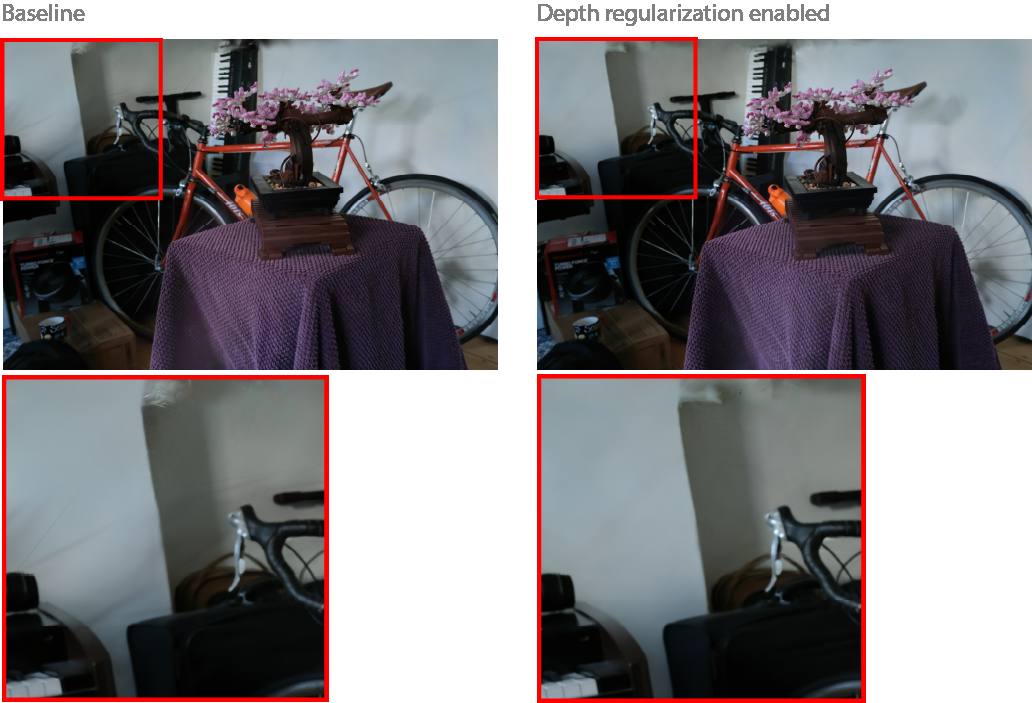
#> input picture assets/depth_comparison.png, 1032 x 703 px, given as the content of the folder assets/rgb_locate, which was not available
$ python merge_video.py --input_dir assets --scene_name assets/depth_comparison.png
#> lines starting #> are read from the running program, lines starting #| are printed output that depends on the picture; pictures that were not available may be replaced by others from this repository, and a replacement may not be noted
import os
import argparse
import cv2
import numpy as np
from tqdm import tqdm
import subprocess

def get_sorted_filenames(folder):
    files = [f for f in os.listdir(folder) if f.lower().endswith(('.png', '.jpg', '.jpeg'))]
    files.sort()
    return files

def resize_img(img, max_width=1280):
    h, w = img.shape[:2]
    if w > max_width:
        scale = max_width / w
        img = cv2.resize(img, (int(w * scale), int(h * scale)))
    return img

def main():
    parser = argparse.ArgumentParser()
    parser.add_argument('--input_dir', type=str, required=True, help='render_traj目录')
    parser.add_argument('--scene_name', type=str, required=True, help='场景名称')
    parser.add_argument('--fps', type=int, default=24, help='视频帧率')
    parser.add_argument('--max_width', type=int, default=1280, help='最大宽度，适配网页')
    args = parser.parse_args()

    subfolders = [
        "rgb_locate",
        'rgb',
        'depth',
        'normal',
        "semantic_locate",
        'instance_image_visualization',
        'semantic_image_visualization',
        'panoptic_image_visualization',
    ]
    subfolders = [os.path.join(args.input_dir, s) for s in subfolders]

    frame_names = get_sorted_filenames(subfolders[0])

    # 读取第一帧确定尺寸
    imgs = [cv2.imread(os.path.join(subfolders[i], frame_names[0])) for i in range(8)]
    h, w = imgs[0].shape[:2]
#> h = 703; w = 1032
    row1 = np.hstack([resize_img(img, args.max_width//2) for img in imgs[:4]])
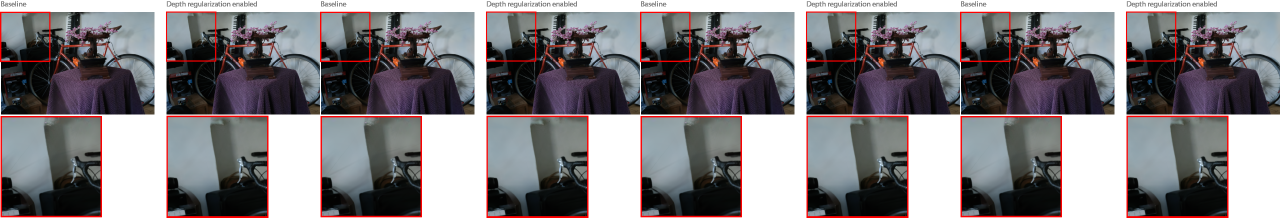
#> row1: shape (435, 2560, 3) (shown at 1/2 size); mean of channels 0, 1, 2 127.3, 124.1, 128; drawn as B, G, R
    row2 = np.hstack([resize_img(img, args.max_width//2) for img in imgs[4:8]])
    grid_img = np.vstack([row1, row2])
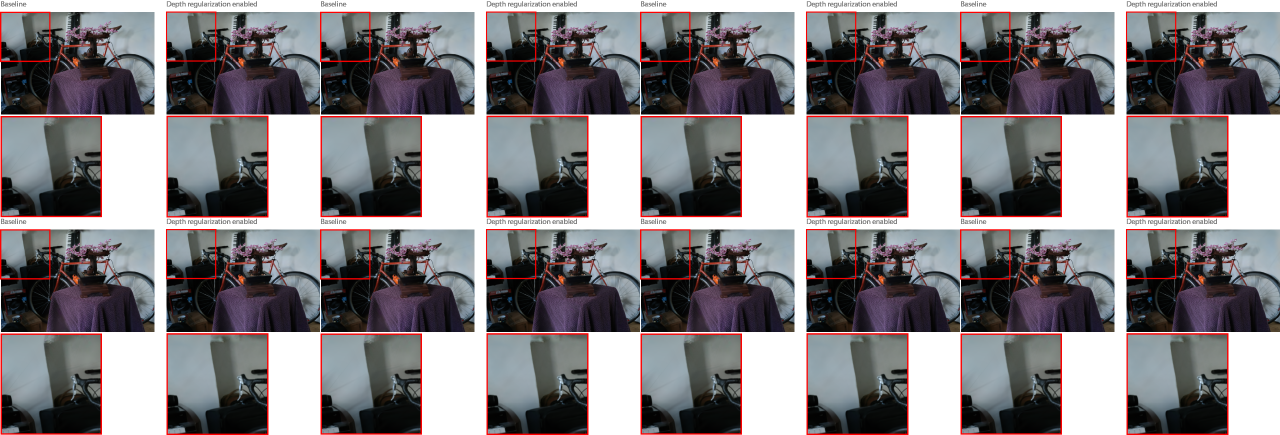
#> grid_img: shape (870, 2560, 3) (shown at 1/2 size); mean of channels 0, 1, 2 127.3, 124.1, 128; drawn as B, G, R
    h, w = grid_img.shape[:2]
#> h = 870; w = 2560

    # 保存第一帧为 poster
    poster_path = os.path.join(args.input_dir, f'{args.scene_name}.jpg')
    cv2.imwrite(poster_path, grid_img, [int(cv2.IMWRITE_JPEG_QUALITY), 80])

    # 视频写入器，H.264编码
    video_path = os.path.join(args.input_dir, f'{args.scene_name}.mp4')
    fourcc = cv2.VideoWriter_fourcc(*'mp4v')  # 若支持H264可用'X264'或'avc1'
    out = cv2.VideoWriter(video_path, fourcc, args.fps, (w, h))

    for name in tqdm(frame_names):
        imgs = []
        for folder in subfolders:
            img_path = os.path.join(folder, name)
            img = cv2.imread(img_path)
#> img is the input picture: shape (703, 1032, 3); mean B, G, R 127.4, 124.2, 128.2
            if img is None:
                img = np.zeros((h//2, w//2, 3), dtype=np.uint8)
            img = resize_img(img, args.max_width//2)
            imgs.append(img)
        row1 = np.hstack(imgs[:4])
        row2 = np.hstack(imgs[4:8])
        grid_img = np.vstack([row1, row2])
        out.write(grid_img)

    out.release()

    # 自动用ffmpeg压缩并转码为H264格式
    web_video_path = video_path.replace('.mp4', '_web.mp4')
    subprocess.run([
        'ffmpeg', '-y', '-i', video_path,
        '-vcodec', 'libx264', '-crf', '28', '-preset', 'veryfast',
        web_video_path
    ])
#> (this line was passed over: subprocess is not available in this run)

if __name__ == '__main__':
    main()

$ run again, on assets/teaser.png
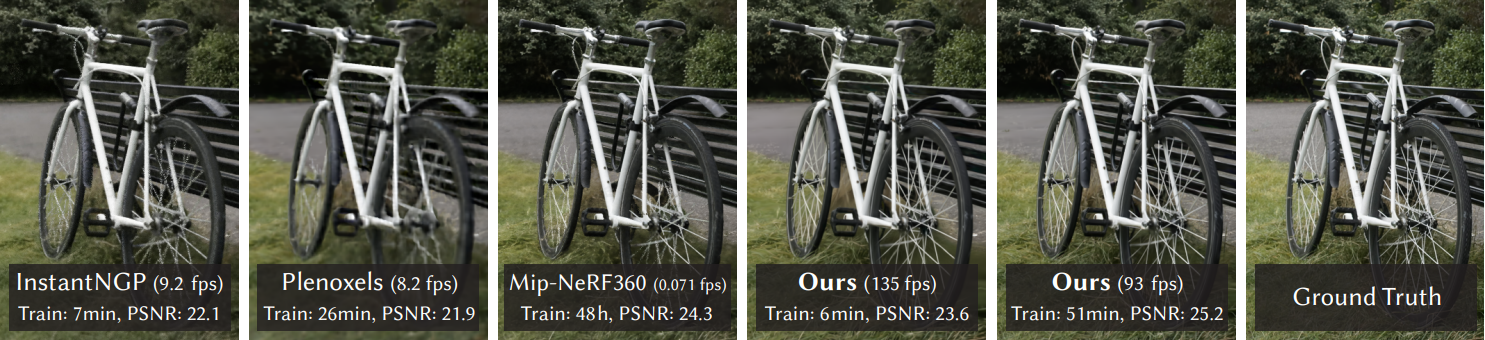
#> input picture assets/teaser.png, 1485 x 340 px, given as the content of the folder assets/rgb_locate, which was not available
#> in main, `row1 = np.hstack([resize_img(img, args.max_width//2) for img in imgs[:..`:
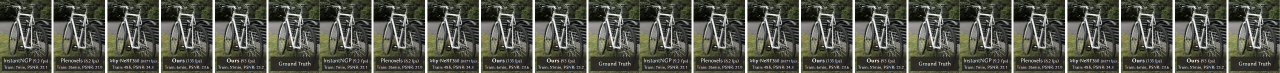
#> row1: shape (146, 2560, 3) (shown at 1/2 size); mean of channels 0, 1, 2 73.6, 84.7, 83.3; drawn as B, G, R
#> in main, `grid_img = np.vstack([row1, row2])`:
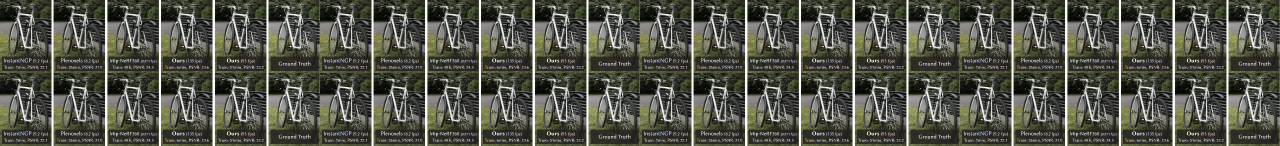
#> grid_img: shape (292, 2560, 3) (shown at 1/2 size); mean of channels 0, 1, 2 73.6, 84.7, 83.3; drawn as B, G, R
#> in main, img is the input picture: shape (340, 1485, 3); mean B, G, R 73.8, 84.9, 83.5
